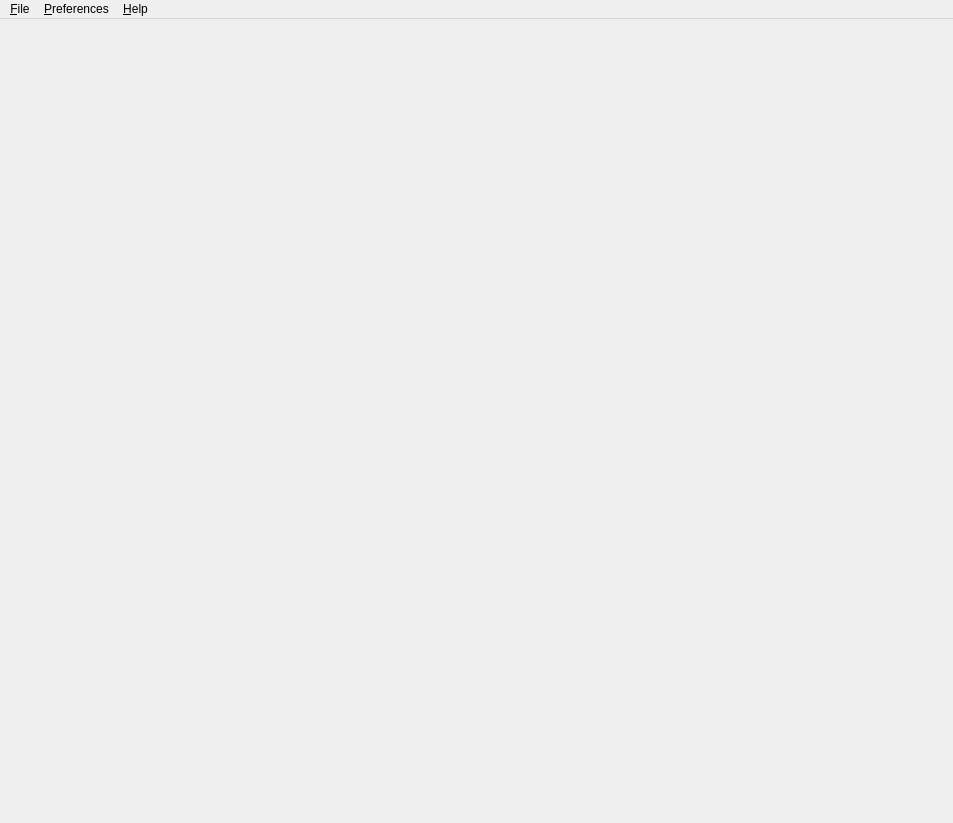
<?xml version="1.0" encoding="UTF-8"?>
<ui version="4.0">
 <class>MainWindowClass</class>
 <widget class="QMainWindow" name="MainWindowClass">
  <property name="geometry">
   <rect>
    <x>0</x>
    <y>0</y>
    <width>953</width>
    <height>823</height>
   </rect>
  </property>
  <property name="windowTitle">
   <string>ResultsViewer</string>
  </property>
  <widget class="QWidget" name="centralWidget">
   <property name="enabled">
    <bool>true</bool>
   </property>
   <layout class="QVBoxLayout" name="verticalLayout"/>
  </widget>
  <widget class="QMenuBar" name="menuBar">
   <property name="geometry">
    <rect>
     <x>0</x>
     <y>0</y>
     <width>953</width>
     <height>22</height>
    </rect>
   </property>
   <widget class="QMenu" name="menuFile">
    <property name="title">
     <string>&amp;File</string>
    </property>
    <addaction name="actionFileOpen"/>
   </widget>
   <widget class="QMenu" name="menuHelp">
    <property name="title">
     <string>&amp;Help</string>
    </property>
    <addaction name="actionAbout"/>
   </widget>
   <widget class="QMenu" name="menuPreferences">
    <property name="title">
     <string>&amp;Preferences</string>
    </property>
    <addaction name="actionReset_Layout"/>
    <addaction name="actionClear_Recent_Files"/>
    <addaction name="actionClear_Settings"/>
   </widget>
   <addaction name="menuFile"/>
   <addaction name="menuPreferences"/>
   <addaction name="menuHelp"/>
  </widget>
  <action name="actionFileOpen">
   <property name="text">
    <string>&amp;Open</string>
   </property>
  </action>
  <action name="actionAbout">
   <property name="text">
    <string>&amp;About</string>
   </property>
  </action>
  <action name="actionReset_Layout">
   <property name="text">
    <string>&amp;Reset Layout</string>
   </property>
  </action>
  <action name="actionClear_Recent_Files">
   <property name="text">
    <string>&amp;Clear Recent Files</string>
   </property>
  </action>
  <action name="actionClear_Settings">
   <property name="text">
    <string>Clear &amp;Settings</string>
   </property>
  </action>
 </widget>
 <layoutdefault spacing="6" margin="11"/>
 <resources/>
 <connections/>
</ui>
